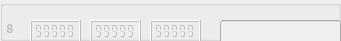
             <widget class="QGroupBox" name="markerBox_8">
              <property name="enabled">
               <bool>false</bool>
              </property>
              <property name="geometry">
               <rect>
                <x>0</x>
                <y>190</y>
                <width>341</width>
                <height>41</height>
               </rect>
              </property>
              <property name="title">
               <string notr="true"/>
              </property>
              <property name="flat">
               <bool>false</bool>
              </property>
              <widget class="QLCDNumber" name="X_8">
               <property name="geometry">
                <rect>
                 <x>30</x>
                 <y>20</y>
                 <width>51</width>
                 <height>23</height>
                </rect>
               </property>
               <property name="smallDecimalPoint">
                <bool>true</bool>
               </property>
               <property name="segmentStyle">
                <enum>QLCDNumber::Flat</enum>
               </property>
               <property name="value" stdset="0">
                <double>99999.000000000000000</double>
               </property>
              </widget>
              <widget class="QLCDNumber" name="Y_8">
               <property name="geometry">
                <rect>
                 <x>90</x>
                 <y>20</y>
                 <width>51</width>
                 <height>23</height>
                </rect>
               </property>
               <property name="smallDecimalPoint">
                <bool>true</bool>
               </property>
               <property name="segmentStyle">
                <enum>QLCDNumber::Flat</enum>
               </property>
               <property name="value" stdset="0">
                <double>99999.000000000000000</double>
               </property>
              </widget>
              <widget class="QLCDNumber" name="Z_8">
               <property name="geometry">
                <rect>
                 <x>150</x>
                 <y>20</y>
                 <width>51</width>
                 <height>23</height>
                </rect>
               </property>
               <property name="smallDecimalPoint">
                <bool>true</bool>
               </property>
               <property name="segmentStyle">
                <enum>QLCDNumber::Flat</enum>
               </property>
               <property name="value" stdset="0">
                <double>99999.000000000000000</double>
               </property>
              </widget>
              <widget class="QLineEdit" name="name_8">
               <property name="geometry">
                <rect>
                 <x>220</x>
                 <y>20</y>
                 <width>121</width>
                 <height>25</height>
                </rect>
               </property>
               <property name="sizePolicy">
                <sizepolicy hsizetype="Expanding" vsizetype="Fixed">
                 <horstretch>0</horstretch>
                 <verstretch>0</verstretch>
                </sizepolicy>
               </property>
              </widget>
              <widget class="QLabel" name="srn_8">
               <property name="enabled">
                <bool>false</bool>
               </property>
               <property name="geometry">
                <rect>
                 <x>0</x>
                 <y>20</y>
                 <width>21</width>
                 <height>17</height>
                </rect>
               </property>
               <property name="font">
                <font>
                 <weight>75</weight>
                 <bold>true</bold>
                </font>
               </property>
               <property name="text">
                <string>  8</string>
               </property>
              </widget>
             </widget>
